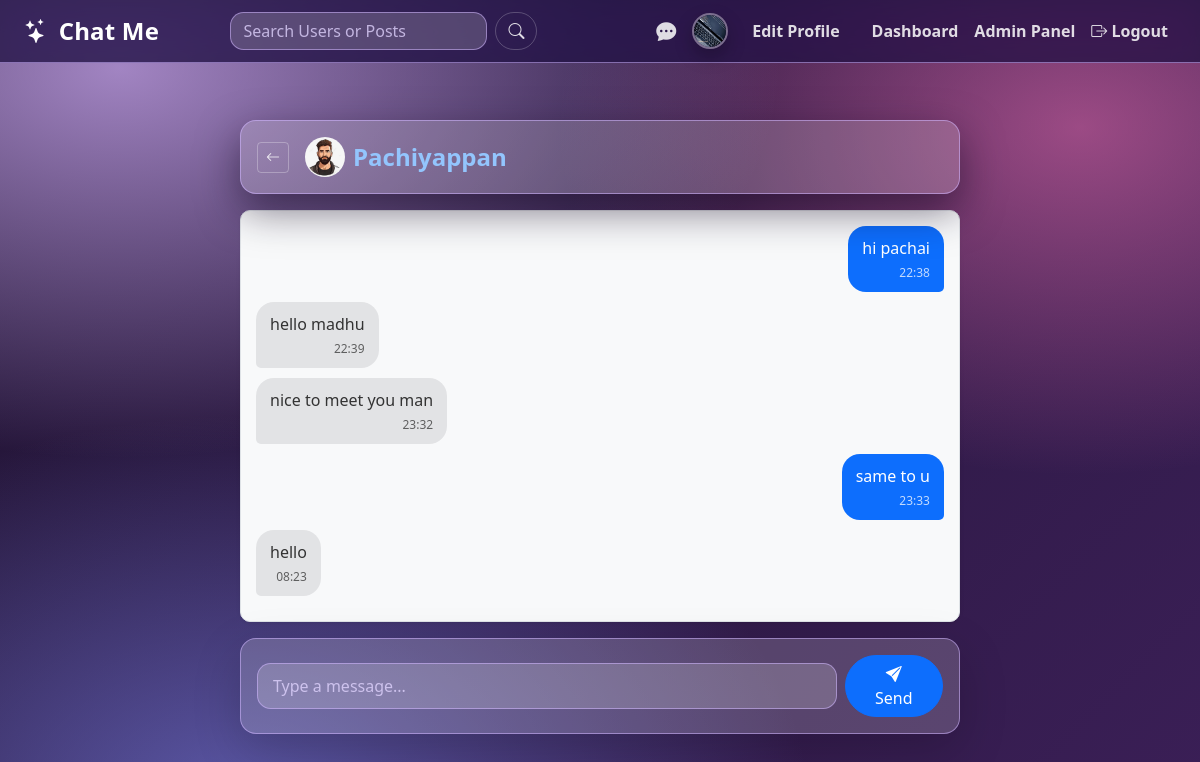
The page /chat/2/ (signed in) on the database its author committed.
### posts/models.py (models this page shows, shortened)
class Profile(models.Model):
    user = models.OneToOneField(User, on_delete=models.CASCADE)
    nickname = models.CharField(max_length=50, blank=True)
    bio = models.TextField(max_length=500, blank=True)
    image = models.ImageField(
        upload_to='profile_pics/',
        default='profile_pics/default.png',
        blank=True
    )
    instagram_url = models.URLField(max_length=200, blank=True, null=True)
    twitter_url = models.URLField(max_length=200, blank=True, null=True)
    facebook_url = models.URLField(max_length=200, blank=True, null=True)
    THEME_CHOICES = [
        ('dark', 'Dark Purple (Default)'),
        ('light', 'Light Mode'),
        ('one-dark', 'One Dark'),
    ]
    theme = models.CharField(max_length=20, choices=THEME_CHOICES, default='dark')
    last_seen = models.DateTimeField(null=True, blank=True)
    is_private = models.BooleanField(default=False)

class Message(models.Model):
    conversation = models.ForeignKey(
        Conversation,
        related_name='messages',
        on_delete=models.CASCADE
    )
    sender = models.ForeignKey(
        User,
        related_name='sent_messages',
        on_delete=models.CASCADE
    )
    content = models.TextField(blank=True, null=True)
    image = models.ImageField(upload_to='chat_images/', blank=True, null=True)
    is_read = models.BooleanField(default=False)
    timestamp = models.DateTimeField(auto_now_add=True)
    class Meta:
        ordering = ['timestamp']

### posts/views.py (the view)
# urls.py: path('chat/<int:convo_id>/', views.chat_detail_view, name='chat_detail'),
@login_required
def chat_detail_view(request, convo_id):
    conversation = get_object_or_404(Conversation, id=convo_id)
    if not conversation.participants.filter(id=request.user.id).exists():
        messages.error(request, "You are not a participant in this Secret Chat.")
        return redirect('inbox')
    other_user = conversation.participants.exclude(id=request.user.id).first()
    unread_messages = conversation.messages.filter(sender=other_user, is_read=False)
    if unread_messages.exists():
        unread_messages.update(is_read=True)
    messages_list = conversation.messages.all()
    if request.method == 'POST':
        form = MessageForm(request.POST, request.FILES)
        if form.is_valid():
            new_message = form.save(commit=False)
            new_message.conversation = conversation
            new_message.sender = request.user
            new_message.save()
            if other_user != request.user:
                Notification.objects.create(
                    sender=request.user,
                    receiver=other_user,
                    notification_type='message',
                    message=new_message
                )
            conversation.last_message_at = timezone.now()
            conversation.save()
            return redirect('chat_detail', convo_id=convo_id)
    else:
        form = MessageForm()
    context = {
        'conversation': conversation,
        'messages_list': messages_list,
        'other_user': other_user,
        'form': form
    }
    return render(request, 'posts/chat_detail.html', context)

### posts/forms.py
class MessageForm(forms.ModelForm):
    content = forms.CharField(
        label='',
        widget=forms.TextInput(attrs={'placeholder': 'Type a message...', 'class': 'form-control'}),
        required=False
    )
    class Meta:
        model = Message
        fields = ['content', 'image']

### posts/context_processors.py (called while the page is built)
def unread_messages_count(request):
    if request.user.is_authenticated:
        count = Message.objects.filter(
            conversation__participants=request.user,
            is_read=False
        ).exclude(sender=request.user).count()
        return {'unread_count': count}
    return {'unread_count': 0}

def unread_notifications_count(request):
    if request.user.is_authenticated:
        count = Notification.objects.filter(receiver=request.user, is_read=False).count()
        return {'unread_notifications_count': count}
    return {'unread_notifications_count': 0}

### mysocial/posts/templates/posts/chat_detail.html (shortened to what this page needs)
{% extends 'posts/base.html' %}
{% block content %}
<link
  href="https://cdn.jsdelivr.net/npm/bootstrap@5.3.2/dist/css/bootstrap.min.css"
  rel="stylesheet"
/>
<link
  rel="stylesheet"
  href="https://cdnjs.cloudflare.com/ajax/libs/animate.css/4.1.1/animate.min.css"
/>
<div class="container py-4 animate__animated animate__fadeIn">
    <div class="row justify-content-center">
        <div class="col-md-8">
            <div class="card p-3 mb-3 chat-header">
                <h4 class="mb-0 d-flex align-items-center">
                    <a href="{% url 'inbox' %}" class="btn btn-sm btn-outline-secondary me-3">
                        <i class="bi bi-arrow-left"></i>
                    </a>
                    <img src="{{ other_user.profile.image.url }}"
                         alt="DP"
                         class="rounded-circle me-2"
                         style="width: 40px; height: 40px; object-fit: cover;">
                    <a href="{% url 'profile' username=other_user.username %}"
                       class="text-decoration-none fw-bold text-primary">
                        {{ other_user.username }}
                    </a>
                </h4>
            </div>
            <div class="message-container shadow-sm animate__animated animate__fadeInUp">
                {% for message in messages_list %}
                    <div class="message-bubble {% if message.sender == request.user %}sent{% else %}received{% endif %}">
                        <p class="mb-1">{{ message.content }}</p>
                        <small class="d-block text-end opacity-75" style="font-size: 0.75em;">
                            {{ message.timestamp|date:"H:i" }}
                        </small>
                    </div>
                {% empty %}
                    <div class="alert alert-warning text-center animate__animated animate__fadeInUp">
                        Start the conversation! Send the first message.
                    </div>
                {% endfor %}
            </div>
            <div class="card p-3 shadow-lg mt-3 animate__animated animate__fadeInUp">
                <form method="post" action="{% url 'chat_detail' conversation.id %}" class="d-flex align-items-center">
                    {{ form.content }}
                    <button type="submit" class="btn btn-primary ms-2 rounded-pill px-4">
                        <i class="bi bi-send-fill"></i> Send
                    </button>
                </form>
            </div>
        </div>
    </div>
</div>
{% endblock content %}

### mysocial/posts/templates/posts/base.html (shortened to what this page needs)
{% load static %}
<!DOCTYPE html>
<html lang="en">
<head>
    <link href="https://cdn.jsdelivr.net/npm/bootstrap@5.3.3/dist/css/bootstrap.min.css" rel="stylesheet">
    <link href="https://cdn.jsdelivr.net/npm/bootstrap-icons@1.11.3/font/bootstrap-icons.css" rel="stylesheet">
    <link rel="stylesheet" href="https://cdnjs.cloudflare.com/ajax/libs/animate.css/4.1.1/animate.min.css"/>
    <link rel="stylesheet" href="{% static 'posts/app.css' %}">
</head>
<body class="app">
    <nav class="navbar navbar-expand-lg navbar-dark glass-navbar fixed-top">
        <div class="container-fluid px-4">
            <a class="navbar-brand fs-4" href="{% url 'home' %}">
                <i class="bi bi-stars me-1"></i> Chat Me
            </a>
            <div class="collapse navbar-collapse" id="navbarNav">
                {% if user.is_authenticated %}
                <form class="d-flex mx-auto" method="GET" action="{% url 'search' %}">
                    <input class="form-control me-2 nav-search" type="search" placeholder="Search Users or Posts" aria-label="Search" name="q" required>
                    <button class="btn btn-outline-light nav-search-btn" type="submit"><i class="bi bi-search"></i></button>
                </form>
                {% endif %}
                <ul class="navbar-nav ms-auto align-items-center">
                    {% if user.is_authenticated %}
                        <li class="nav-item me-2">
                             <a class="nav-link" href="{% url 'inbox' %}" title="Inbox">
                                 <i class="bi bi-chat-dots-fill fs-5"></i>
                             </a>
                        </li>
                        <li class="nav-item me-3">
                            <a class="nav-link p-0" href="{% url 'profile' username=user.username %}">
                                <img src="{{ user.profile.image.url }}"
                                    alt="DP"
                                    class="rounded-circle nav-avatar">
                            </a>
                        </li>
                        <li class="nav-item me-3">
                            <a class="nav-link" href="{% url 'update_profile' %}">Edit Profile</a>
                        </li>
                        {% if user.is_staff %}
                            <li class="nav-item"><a class="nav-link text-danger" href="{% url 'admin_dashboard' %}">Dashboard</a></li>
                            <li class="nav-item"><a class="nav-link text-danger" href="{% url 'admin:index' %}">Admin Panel</a></li>
                        {% endif %}
                        <li class="nav-item">
                            <form method="post" action="{% url 'logout' %}" class="d-inline">
                                <button type="submit" class="logout-btn nav-link">
                                    <i class="bi bi-box-arrow-right"></i> Logout
                                </button>
                            </form>
                        </li>
                    {% endif %}
                </ul>
            </div>
        </div>
    </nav>
    <div class="container mt-5 pt-5 app-container">
        {% block content %}{% endblock content %}
    </div>
</body>
</html>

### posts/static/posts/app.css (style rules this page uses)
:root, [data-theme="dark"] { --bg-0: #201433; --bg-1: #3b1f57; --glass-bg: rgba(255, 255, 255, .18); --glass-bg-strong: rgba(255, 255, 255, .22); --glass-border: rgba(208, 180, 255, .55); --glass-shadow: 0 16px 42px rgba(20, 10, 35, .55); --text: rgba(250, 245, 255, .95); --text-muted: rgba(226, 213, 255, .78); --brand: #a855f7; --brand2: #d946ef; --brand3: #818cf8; --nav-bg: rgba(32, 18, 66, .78); --card-shadow-hover: rgba(15, 23, 42, .75); --body-gradient: radial-gradient(1100px 650px at 10% 8%, rgba(216, 180, 254, .70), transparent 60%), radial-gradient(900px 600px at 90% 15%, rgba(244, 114, 182, .55), transparent 58%), radial-gradient(950px 650px at 20% 95%, rgba(129, 140, 248, .55), transparent 60%), linear-gradient(135deg, var(--bg-0), var(--bg-1)); }
body.app { color: var(--text); background: var(--body-gradient); min-height: 100vh; overflow-x: hidden; transition: background 0.3s ease, color 0.3s ease; }
.app-container { animation: appFadeIn .35s ease; }
.glass-navbar { background: var(--nav-bg) !important; border-bottom: 1px solid var(--glass-border); backdrop-filter: blur(14px) saturate(145%); -webkit-backdrop-filter: blur(14px) saturate(145%); }
.glass-navbar .navbar-brand { font-weight: 800; letter-spacing: .2px; color: #fff !important; }
.glass-navbar .nav-link { color: rgba(255, 255, 255, .85) !important; font-weight: 600; transition: opacity .15s ease, transform .15s ease, color .15s ease; }
.nav-avatar { width: 36px; height: 36px; object-fit: cover; border: 2px solid rgba(255, 255, 255, .38); box-shadow: 0 8px 18px rgba(0, 0, 0, .25); }
.nav-search { background: rgba(255, 255, 255, .16) !important; border: 1px solid rgba(233, 213, 255, .55) !important; color: #fff !important; border-radius: 999px !important; }
.nav-search::placeholder { color: rgba(255, 255, 255, .70) !important; }
.nav-search-btn { border-radius: 999px !important; border-color: rgba(255, 255, 255, .22) !important; }
body.app .card { background: var(--glass-bg); border: 1px solid var(--glass-border); border-radius: 1rem; box-shadow: var(--glass-shadow); backdrop-filter: blur(16px) saturate(140%); -webkit-backdrop-filter: blur(16px) saturate(140%); color: var(--text); }
body.app .text-primary { color: #93c5fd !important; }
body.app .form-control, body.app textarea.form-control, body.app .form-select { background: var(--glass-bg) !important; border: 1px solid var(--glass-border) !important; color: var(--text) !important; border-radius: .85rem !important; }
body.app .form-control::placeholder { color: var(--text-muted) !important; }
body.app .btn-outline-secondary, body.app .btn-outline-warning, body.app .btn-outline-danger, body.app .btn-outline-light { border-color: rgba(255, 255, 255, .28); color: rgba(255, 255, 255, .86); }
body.app a { color: #a5b4fc; }

### mysocial/posts/templates/posts/chat_detail.html (style rules this page uses)
.message-container { max-height: 65vh; overflow-y: auto; padding: 15px; border: 1px solid #dee2e6; border-radius: 10px; background-color: #f8f9fa; display: flex; flex-direction: column; scroll-behavior: smooth; animation: fadeIn 0.5s ease; }
.message-bubble { padding: 10px 14px; border-radius: 18px; max-width: 70%; margin-bottom: 10px; word-wrap: break-word; animation: slideIn 0.3s ease; }
.sent { background-color: #0d6efd; color: #fff; align-self: flex-end; border-bottom-right-radius: 5px; }
.received { background-color: #e2e3e5; color: #333; align-self: flex-start; border-bottom-left-radius: 5px; }
.chat-header { position: sticky; top: 60px; z-index: 10; background-color: #fff; border-radius: 10px; box-shadow: 0 3px 6px rgba(0, 0, 0, 0.05); animation: fadeInDown 0.5s ease; }
form input[type="text"], form textarea { flex-grow: 1; border-radius: 20px; border: 1px solid #ccc; padding: 10px 15px; resize: none; transition: all 0.3s ease; }

### rows shown on the page
Message: content "hi pachai", timestamp "22:38"
Message: content "hello madhu", timestamp "22:39"
Message: content "nice to meet you man", timestamp "23:32"
Message: content "same to u", timestamp "23:33"
Message: content "hello", timestamp "08:23"

### other values the page prints
{{ other_user.username }} "Pachiyappan"
